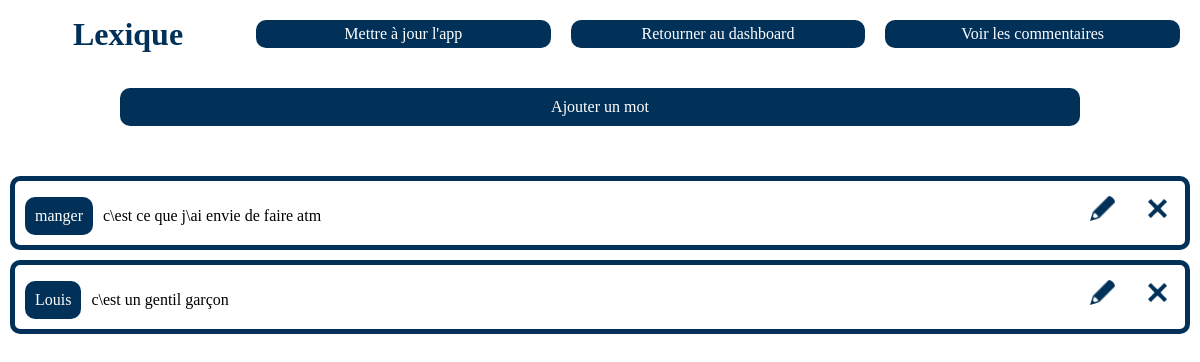
The app's page /viewLexique.php, older data.
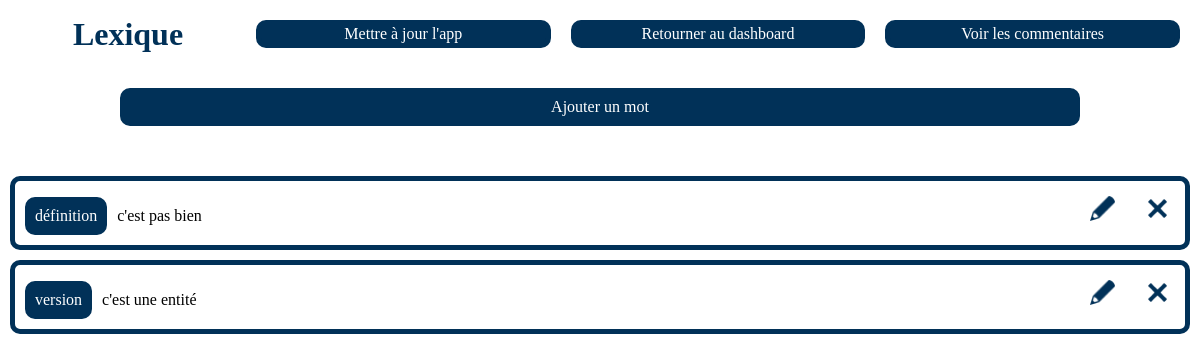
The same page, newer data.
### tables this page shows
CREATE TABLE "Mots"
(
	idMot INTEGER
		primary key autoincrement,
	mot VARCHAR(50) not null,
	definition VARCHAR(280) not null
);

### class/Db.php (called while the page is built, shortened)
<?php
class Db {
    public $pdo;
    function __construct(){
        try{
            $this->pdo = new PDO('sqlite:'.__DIR__.'/../database/database.db' );
        }catch(PDOException $e){
            echo $e->getMessage();
        }
    }
    public function getAllMots(){
        $sth = $this->pdo->prepare("SELECT * FROM Mots");
        $sth->execute();
        return $sth->fetchAll();
    }
}

### viewLexique.php (the view, shortened to what this page needs)
<!DOCTYPE html>
<html lang="fr">
<head>
    <link href="css/style.css" rel="stylesheet">
</head>
<?php include "class/Db.php";
include "class/Popup.php"?>
<body>
<div class="h1Button">
    <h1 class="h1DataBase">Lexique</h1>
    <div class="buttonsDataBase">
        <a href="api.php">Mettre à jour l'app</a>
        <a href="index.php">Retourner au dashboard</a>
        <a href="viewRates.php">Voir les commentaires</a>
    </div>
</div>
<div class="buttonAdd btModal">Ajouter un mot</div>
<?php $db = new Db();
$popup = new Popup();
$allMots = $db->getAllMots();
foreach ($allMots as $mot){
    echo "
        <div class='divCommentaire mainColor'>
            <p class='mot'>".$mot['mot']."</p>
            <p class='messageCommentaire'>".$mot["definition"]."</p>
            <div class='buttonsForm'>
                <div class='button btModal'><img src='icons/edit_mainColor.png'></div>
                ".$popup->modalUpdateWord($mot['mot'], $mot['definition'])."
                <div class='button btModal'><img src='icons/delete_mainColor.png'></div>
                ".$popup->modalSuppr("mainColor", "Supprimer le mot " . $mot['mot'] . " ?", $mot['mot'], "Mot")."
            </div>
        </div>";
}?>
</body>
</html>

Row changes from the older to the newer data that the page shows:
removed mots: mot "manger", definition "c\\est ce que j\\ai envie de faire atm"
removed mots: mot "Louis", definition "c\\est un gentil garçon"
added mots: mot "définition", definition "c'est pas bien"
added mots: mot "version", definition "c'est une entité"
